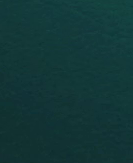
#> input picture yolo/dataset/train/none/hard_001.png, 133 x 163 px
$ python augment.py
#> lines starting #> are read from the running program, lines starting #| are printed output that depends on the picture
from pathlib import Path
from PIL import Image
import random
import numpy as np
import cv2
import shutil

TRAIN_DIR = Path("dataset/train")


def augment_one_image(img, count_per_image):
    """对单张图做增强，返回增强后的图片列表"""
    h, w = np.array(img).shape[:2]
    results = []
    for _ in range(count_per_image):
        arr = np.array(img.copy())

        # ── 1. 横向 + 纵向压缩 ──────────────────────────
        scale_x = random.uniform(0.30, 1.0)
        scale_y = random.uniform(0.58, 1.0)
        new_w = max(int(w * scale_x), 10)
        new_h = max(int(h * scale_y), 10)
        arr = cv2.resize(arr, (new_w, new_h), interpolation=cv2.INTER_LINEAR)

        # ── 2. 平行四边形剪切变换 ────────────────────────
        max_shear = int(new_h * 0.08)
        shear_px = random.randint(-max_shear, max_shear)
        src_pts = np.float32([[0, 0], [new_w, 0], [new_w, new_h], [0, new_h]])
        dst_pts = np.float32([
            [0,      0],
            [new_w,  shear_px],
            [new_w,  new_h + shear_px],
            [0,      new_h]
        ])
        M = cv2.getPerspectiveTransform(src_pts, dst_pts)
        arr = cv2.warpPerspective(arr, M, (new_w, new_h),
                                  borderMode=cv2.BORDER_CONSTANT,
                                  borderValue=(215, 215, 215))

        # ── 3. 轻微旋转 ±5° ─────────────────────────────
        angle = random.uniform(-5, 5)
        M_rot = cv2.getRotationMatrix2D((new_w / 2, new_h / 2), angle, 1.0)
        arr = cv2.warpAffine(arr, M_rot, (new_w, new_h),
                             borderMode=cv2.BORDER_CONSTANT,
                             borderValue=(215, 215, 215))

        # ── 4. 亮度扰动 ──────────────────────────────────
        factor = random.uniform(0.65, 1.15)
        arr = np.clip(arr.astype(float) * factor, 0, 255).astype(np.uint8)

        results.append(Image.fromarray(arr))
    return results


def augment_class_dir(class_dir, total_count=80):
    """处理单个类别文件夹：可能有1张original.png，也可能有多张真实素材"""
    images = list(class_dir.glob("*.png")) + list(class_dir.glob("*.jpg"))
    # 过滤掉之前生成的增强图，只保留原始素材
    source_images = [p for p in images if not p.stem.startswith("aug_")]

    if not source_images:
        return

    # 清理旧的增强图，避免重复累积
    for p in images:
        if p.stem.startswith("aug_"):
            p.unlink()

    n_sources = len(source_images)
    count_per_image = max(total_count // n_sources, 1)

    idx = 0
    for src_path in source_images:
        img = Image.open(src_path).convert("RGB")
        img = img.resize((126, 156), Image.LANCZOS)

        # 保存原图（resize后）
        img.save(class_dir / f"aug_{idx:03d}.png")
        idx += 1

        for aug_img in augment_one_image(img, count_per_image - 1):
            aug_img.save(class_dir / f"aug_{idx:03d}.png")
            idx += 1

    print(f"  {class_dir.name}: {n_sources}张原图 -> {idx}张增强图")


# ── 1. 先把 hard_examples 复制进 dataset/train ──────────────
hard_root = Path("./hard_examples")
if hard_root.exists():
    for class_dir in hard_root.iterdir():
        if not class_dir.is_dir():
            continue
        images = list(class_dir.glob("*.png")) + list(class_dir.glob("*.jpg"))
        if not images:
            continue
        out_dir = TRAIN_DIR / class_dir.name
        out_dir.mkdir(parents=True, exist_ok=True)
        for img_path in images:
            dst = out_dir / f"hard_{img_path.name}"
            shutil.copy(img_path, dst)
        print(f"复制困难样本: {class_dir.name} ({len(images)}张)")
#> pass 2 of the loop `for class_dir in hard_root.iterdir():`:

# ── 2. 对每个类别做增强 ──────────────────────────────────────
print("\n开始增强...")
for class_dir in sorted(TRAIN_DIR.iterdir()):
    if not class_dir.is_dir():
        continue
    augment_class_dir(class_dir, total_count=80)
#> in augment_class_dir, img is the input picture: PIL image 133x163 RGB; mean R, G, B 18.3, 55.1, 55.2
#> in augment_one_image, `h, w = np.array(img).shape[:2]`: h = 156; w = 126
#> the loop in augment_class_dir, `for aug_img in augment_one_image(img, count_per_image - 1):` made 79 passes
#> pass 1, in augment_class_dir, `aug_img.save(class_dir / f"aug_{idx:03d}.png")`:
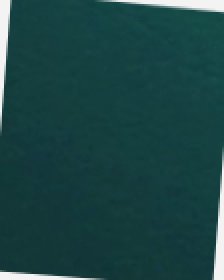
#> saved as aug_001.png: PIL image 112x140 RGB (shown 2 times larger); mean R, G, B 29.8, 69.6, 69.8
#> pass 2, in augment_class_dir, `aug_img.save(class_dir / f"aug_{idx:03d}.png")`:
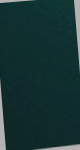
#> saved as aug_002.png: PIL image 80x150 RGB; mean R, G, B 23.2, 52.1, 52.1
#> after the loop in augment_class_dir, `for aug_img in augment_one_image(img, count_per_image - 1):`: idx = 80
#|   none: 1张原图 -> 80张增强图
#> pass 2 of the loop `for class_dir in sorted(TRAIN_DIR.iterdir()):`:
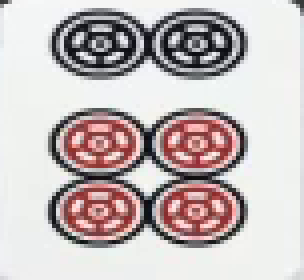
#> input picture yolo/dataset/train/p6/hard_hard_001.png, 76 x 70 px (shown 4 times larger)
#> in augment_class_dir, img is the input picture: PIL image 76x70 RGB; mean R, G, B 197.6, 188.1, 188.1
#> img: PIL image 126x156 RGB
#> the loop in augment_class_dir (call 2), `for aug_img in augment_one_image(img, count_per_image - 1):` made 79 passes
#> pass 1, in augment_class_dir (call 2), `aug_img.save(class_dir / f"aug_{idx:03d}.png")`:
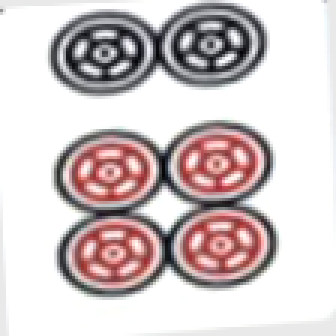
#> saved as aug_001.png: PIL image 112x112 RGB (shown 3 times larger); mean R, G, B 210.3, 199.2, 200
#> pass 2, in augment_class_dir (call 2), `aug_img.save(class_dir / f"aug_{idx:03d}.png")`:
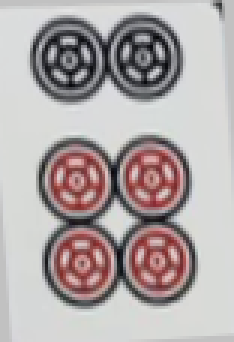
#> saved as aug_002.png: PIL image 78x114 RGB (shown 3 times larger); mean R, G, B 176.7, 168.1, 168.1
#|   p6: 1张原图 -> 80张增强图

print("\n增强完成！")
